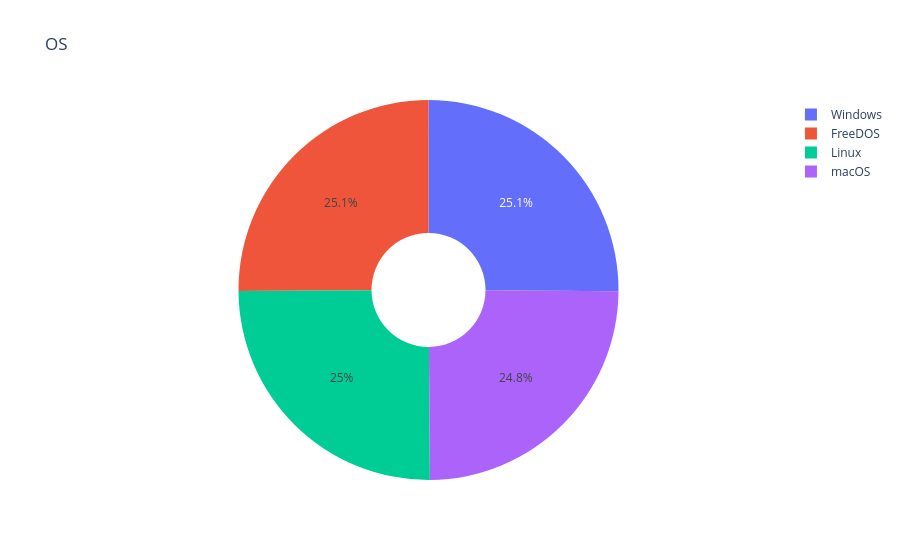

Source (notebook cell):
### Code cell
# TODO:کد نمودار Pie را بنویسید

os_counts = df['Operating System'].value_counts()
fig = px.pie(values=os_counts.values, names=os_counts.index, hole=0.3, title="OS")
fig.show()

### Figure 1 — Plotly figure (JSON) as saved in the notebook; plotly's stock layout.template omitted (floating-point values rounded to 4 significant figures)
{"data": [{"domain": {"x": [0, 1], "y": [0, 1]}, "hole": 0.3, "hovertemplate": "label=%{label}<br>value=%{value}<extra></extra>", "labels": ["Windows", "FreeDOS", "Linux", "macOS"], "legendgroup": "", "name": "", "showlegend": true, "type": "pie", "values": [2954, 2952, 2946, 2916]}], "layout": {"legend": {"tracegroupgap": 0}, "title": {"text": "OS"}}}
